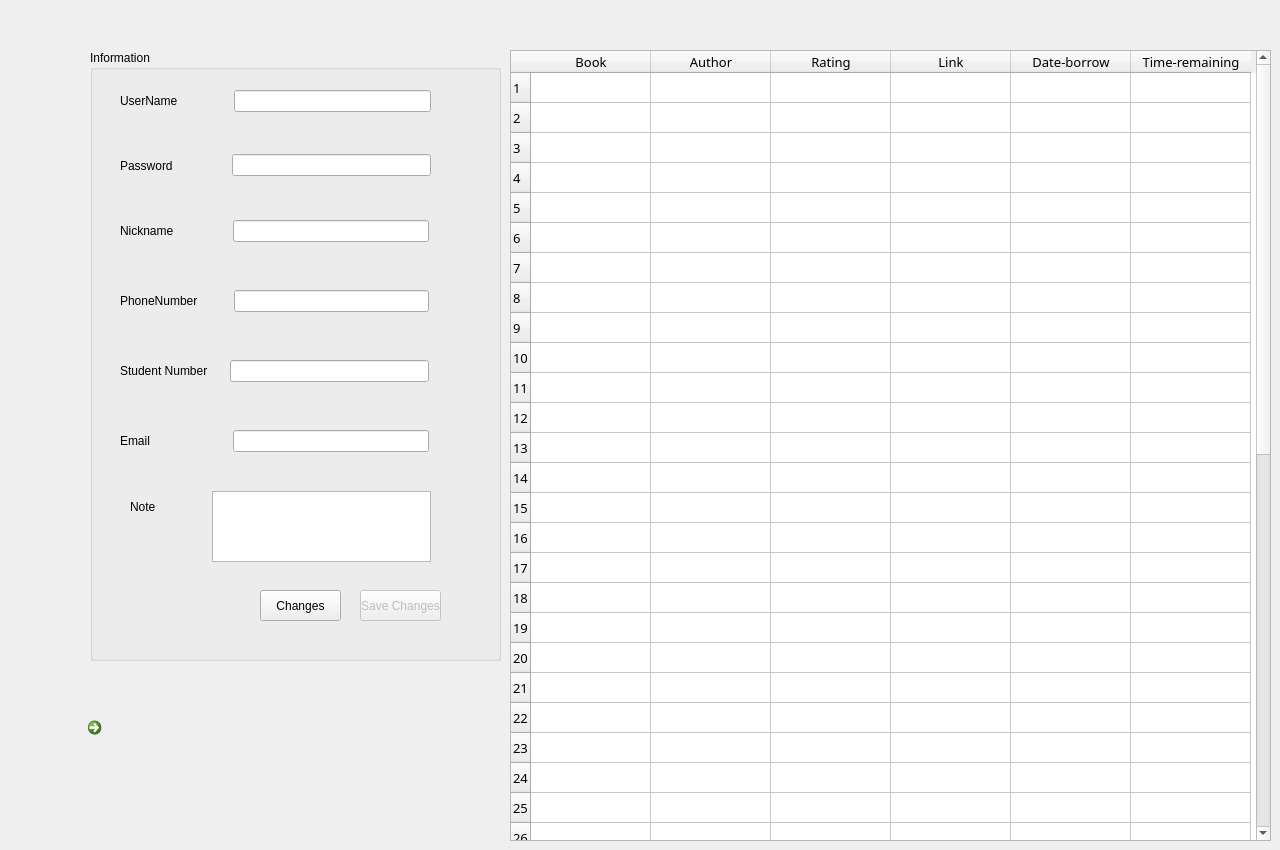
   <widget class="QWidget" name="informationPage">
    <widget class="QGroupBox" name="groupBox">
     <property name="geometry">
      <rect>
       <x>90</x>
       <y>50</y>
       <width>411</width>
       <height>611</height>
      </rect>
     </property>
     <property name="title">
      <string>Information</string>
     </property>
     <widget class="QPushButton" name="saveButton">
      <property name="enabled">
       <bool>false</bool>
      </property>
      <property name="geometry">
       <rect>
        <x>270</x>
        <y>540</y>
        <width>81</width>
        <height>31</height>
       </rect>
      </property>
      <property name="text">
       <string>Save Changes</string>
      </property>
     </widget>
     <widget class="QWidget" name="layoutWidget">
      <property name="geometry">
       <rect>
        <x>40</x>
        <y>440</y>
        <width>301</width>
        <height>73</height>
       </rect>
      </property>
      <layout class="QHBoxLayout" name="horizontalLayout_8">
       <item>
        <layout class="QVBoxLayout" name="verticalLayout_5">
         <item>
          <widget class="QLabel" name="label_6">
           <property name="text">
            <string>Note               </string>
           </property>
          </widget>
         </item>
         <item>
          <spacer name="verticalSpacer_4">
           <property name="orientation">
            <enum>Qt::Vertical</enum>
           </property>
           <property name="sizeType">
            <enum>QSizePolicy::Fixed</enum>
           </property>
           <property name="sizeHint" stdset="0">
            <size>
             <width>20</width>
             <height>40</height>
            </size>
           </property>
          </spacer>
         </item>
        </layout>
       </item>
       <item>
        <widget class="QTextEdit" name="note_info">
         <property name="maximumSize">
          <size>
           <width>221</width>
           <height>71</height>
          </size>
         </property>
         <property name="readOnly">
          <bool>true</bool>
         </property>
        </widget>
       </item>
      </layout>
     </widget>
     <widget class="QPushButton" name="changeButton">
      <property name="geometry">
       <rect>
        <x>170</x>
        <y>540</y>
        <width>81</width>
        <height>31</height>
       </rect>
      </property>
      <property name="text">
       <string>Changes</string>
      </property>
     </widget>
     <widget class="QWidget" name="layoutWidget">
      <property name="geometry">
       <rect>
        <x>30</x>
        <y>290</y>
        <width>309</width>
        <height>62</height>
       </rect>
      </property>
      <layout class="QHBoxLayout" name="horizontalLayout_7">
       <property name="sizeConstraint">
        <enum>QLayout::SetNoConstraint</enum>
       </property>
       <item>
        <widget class="QLabel" name="label_5">
         <property name="text">
          <string>Student Number     </string>
         </property>
        </widget>
       </item>
       <item>
        <widget class="QLineEdit" name="lineStudentNumber_info">
         <property name="readOnly">
          <bool>true</bool>
         </property>
        </widget>
       </item>
      </layout>
     </widget>
     <widget class="QWidget" name="layoutWidget_2">
      <property name="geometry">
       <rect>
        <x>30</x>
        <y>150</y>
        <width>309</width>
        <height>62</height>
       </rect>
      </property>
      <layout class="QHBoxLayout" name="horizontalLayout_9">
       <property name="sizeConstraint">
        <enum>QLayout::SetNoConstraint</enum>
       </property>
       <item>
        <widget class="QLabel" name="label_10">
         <property name="text">
          <string>Nickname                </string>
         </property>
        </widget>
       </item>
       <item>
        <widget class="QLineEdit" name="lineNickname_info">
         <property name="readOnly">
          <bool>true</bool>
         </property>
        </widget>
       </item>
      </layout>
     </widget>
     <widget class="QWidget" name="layoutWidget">
      <property name="geometry">
       <rect>
        <x>30</x>
        <y>90</y>
        <width>311</width>
        <height>51</height>
       </rect>
      </property>
      <layout class="QHBoxLayout" name="horizontalLayout_6">
       <item>
        <widget class="QLabel" name="label_4">
         <property name="text">
          <string>Password                </string>
         </property>
        </widget>
       </item>
       <item>
        <widget class="QLineEdit" name="linePass_info">
         <property name="echoMode">
          <enum>QLineEdit::Password</enum>
         </property>
         <property name="readOnly">
          <bool>true</bool>
         </property>
        </widget>
       </item>
      </layout>
     </widget>
     <widget class="QWidget" name="layoutWidget_3">
      <property name="geometry">
       <rect>
        <x>30</x>
        <y>220</y>
        <width>309</width>
        <height>62</height>
       </rect>
      </property>
      <layout class="QHBoxLayout" name="horizontalLayout_11">
       <property name="sizeConstraint">
        <enum>QLayout::SetNoConstraint</enum>
       </property>
       <item>
        <widget class="QLabel" name="label_16">
         <property name="text">
          <string>PhoneNumber         </string>
         </property>
        </widget>
       </item>
       <item>
        <widget class="QLineEdit" name="linePhone_info">
         <property name="readOnly">
          <bool>true</bool>
         </property>
        </widget>
       </item>
      </layout>
     </widget>
     <widget class="QWidget" name="layoutWidget_4">
      <property name="geometry">
       <rect>
        <x>30</x>
        <y>360</y>
        <width>309</width>
        <height>62</height>
       </rect>
      </property>
      <layout class="QHBoxLayout" name="horizontalLayout_12">
       <property name="sizeConstraint">
        <enum>QLayout::SetNoConstraint</enum>
       </property>
       <item>
        <widget class="QLabel" name="label_17">
         <property name="text">
          <string>Email                       </string>
         </property>
        </widget>
       </item>
       <item>
        <widget class="QLineEdit" name="lineEmail_info">
         <property name="readOnly">
          <bool>true</bool>
         </property>
        </widget>
       </item>
      </layout>
     </widget>
     <widget class="QWidget" name="layoutWidget">
      <property name="geometry">
       <rect>
        <x>30</x>
        <y>40</y>
        <width>311</width>
        <height>22</height>
       </rect>
      </property>
      <layout class="QHBoxLayout" name="horizontalLayout_2">
       <item>
        <widget class="QLabel" name="label_3">
         <property name="text">
          <string>UserName               </string>
         </property>
        </widget>
       </item>
       <item>
        <widget class="QLineEdit" name="lineUser_info">
         <property name="readOnly">
          <bool>true</bool>
         </property>
        </widget>
       </item>
      </layout>
     </widget>
    </widget>
    <widget class="QCommandLinkButton" name="returnButton2">
     <property name="geometry">
      <rect>
       <x>80</x>
       <y>710</y>
       <width>131</width>
       <height>121</height>
      </rect>
     </property>
     <property name="cursor">
      <cursorShape>PointingHandCursor</cursorShape>
     </property>
     <property name="mouseTracking">
      <bool>true</bool>
     </property>
     <property name="text">
      <string/>
     </property>
     <property name="icon">
      <iconset resource="LIBPRO.qrc">
       <normaloff>:/LIBPRO/back.ico</normaloff>:/LIBPRO/back.ico</iconset>
     </property>
     <property name="iconSize">
      <size>
       <width>100</width>
       <height>100</height>
      </size>
     </property>
    </widget>
    <widget class="QTableWidget" name="tableBook">
     <property name="geometry">
      <rect>
       <x>510</x>
       <y>50</y>
       <width>761</width>
       <height>791</height>
      </rect>
     </property>
     <property name="font">
      <font>
       <family>Gadugi</family>
       <pointsize>10</pointsize>
      </font>
     </property>
     <property name="cursor" stdset="0">
      <cursorShape>PointingHandCursor</cursorShape>
     </property>
     <property name="mouseTracking">
      <bool>true</bool>
     </property>
     <property name="verticalScrollMode">
      <enum>QAbstractItemView::ScrollPerPixel</enum>
     </property>
     <property name="horizontalScrollMode">
      <enum>QAbstractItemView::ScrollPerPixel</enum>
     </property>
     <property name="gridStyle">
      <enum>Qt::SolidLine</enum>
     </property>
     <property name="sortingEnabled">
      <bool>true</bool>
     </property>
     <property name="rowCount">
      <number>50</number>
     </property>
     <attribute name="horizontalHeaderCascadingSectionResizes">
      <bool>true</bool>
     </attribute>
     <attribute name="horizontalHeaderDefaultSectionSize">
      <number>120</number>
     </attribute>
     <row/>
     <row/>
     <row/>
     <row/>
     <row/>
     <row/>
     <row/>
     <row/>
     <row/>
     <row/>
     <row/>
     <row/>
     <row/>
     <row/>
     <row/>
     <row/>
     <row/>
     <row/>
     <row/>
     <row/>
     <row/>
     <row/>
     <row/>
     <row/>
     <row/>
     <row/>
     <row/>
     <row/>
     <row/>
     <row/>
     <row/>
     <row/>
     <row/>
     <row/>
     <row/>
     <row/>
     <row/>
     <row/>
     <row/>
     <row/>
     <row/>
     <row/>
     <row/>
     <row/>
     <row/>
     <row/>
     <row/>
     <row/>
     <row/>
     <row/>
     <column>
      <property name="text">
       <string>Book</string>
      </property>
     </column>
     <column>
      <property name="text">
       <string>Author</string>
      </property>
     </column>
     <column>
      <property name="text">
       <string>Rating</string>
      </property>
     </column>
     <column>
      <property name="text">
       <string>Link</string>
      </property>
     </column>
     <column>
      <property name="text">
       <string>Date-borrow</string>
      </property>
     </column>
     <column>
      <property name="text">
       <string>Time-remaining</string>
      </property>
     </column>
    </widget>
   </widget>
